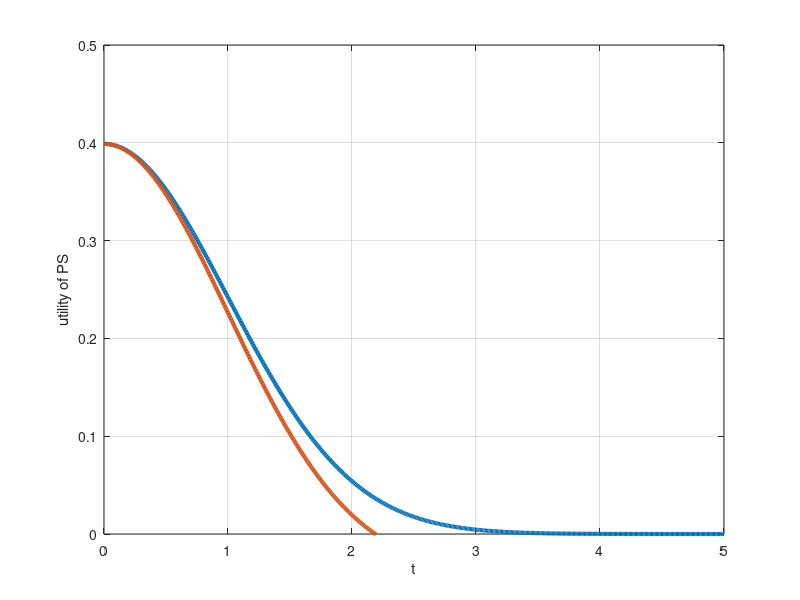

Reproduce this figure in MATLAB.
% パラメータの設定
mu = 0;         % 平均
sigma = 1;      % 標準偏差

% xの範囲を設定
x = 0:0.01:5;

% ガウス関数の定義
f = (1/(sigma * sqrt(2 * pi))) * exp(-(x - mu).^2 / (2 * sigma^2));
g = 1.1*(1/(sigma * sqrt(2 * pi))) * exp(-(x - mu).^2 / (2 * sigma^2))-0.4*0.1;

% プロット
figure;
plot(x, f, 'LineWidth', 3);  % fのラインの太さを2に設定
hold on
plot(x, g, 'LineWidth', 3);  % gのラインの太さを2に設定
ylim([0,0.5])
xlabel('t');
ylabel('utility of PS');
grid on;
